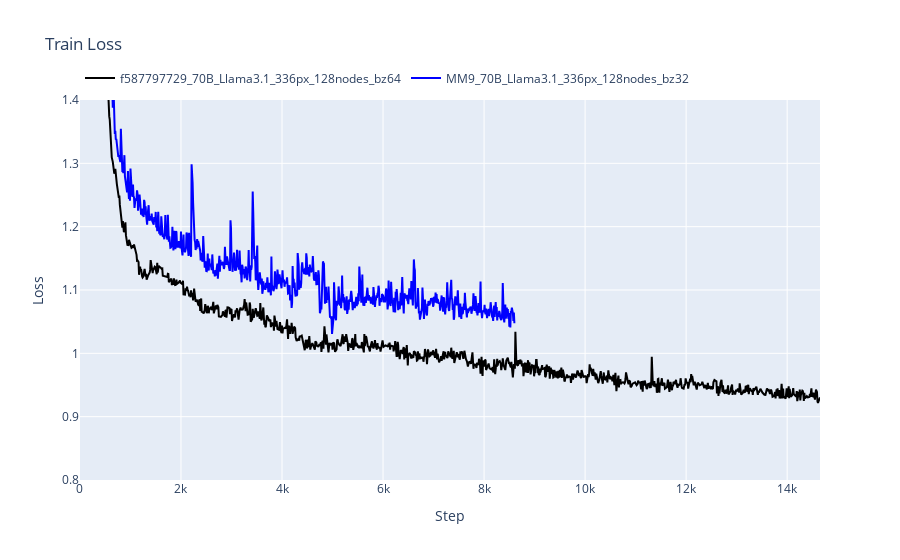

The cell this chart's notebook holds for it:
### Code cell
lm_dir = "/fsx_0/checkpoints/tranx/MM9-Pretrain-70B/Llama31_336px_128nodes_bz32_scratch"
lm31_steps, lm31_losses = get_loss_from_checkpoint(lm_dir)

schemes = [
    {
        "name": "f587797729_70B_Llama3.1_336px_128nodes_bz64",
        "loss": df['loss'],
        "steps": df['step'],
        "resume_step": 0,
        # "step_scale": 10,  # 10 for bz=32, gradient_accumulation_step=4, nodes=128
        "color": "black"
    },

    {
        "name": "MM9_70B_Llama3.1_336px_128nodes_bz32",
        "loss": lm31_losses,
        "steps": lm31_steps,
        "color": "blue"
    },
]

fig = plot_compare_loss(schemes, yrange=[.8, 1.4])
fig.show()

### Figure 1 — Plotly figure (JSON) as saved in the notebook; plotly's stock layout.template omitted (floating-point values rounded to 4 significant figures; data arrays with more than 128 entries replaced by an {"elided": "..."} marker saying what was removed)
{"data": [{"line": {"color": "black"}, "mode": "lines", "name": "f587797729_70B_Llama3.1_336px_128nodes_bz64", "type": "scatter", "x": {"elided": "1000 int values"}, "y": {"elided": "1000 float values"}}, {"line": {"color": "blue"}, "mode": "lines", "name": "MM9_70B_Llama3.1_336px_128nodes_bz32", "type": "scatter", "x": {"elided": "861 int values"}, "y": {"elided": "861 float values"}}], "layout": {"legend": {"orientation": "h", "y": 1.02, "yanchor": "bottom"}, "title": {"text": "Train Loss"}, "xaxis": {"title": {"text": "Step"}}, "yaxis": {"range": [0.8, 1.4], "title": {"text": "Loss"}}}}
